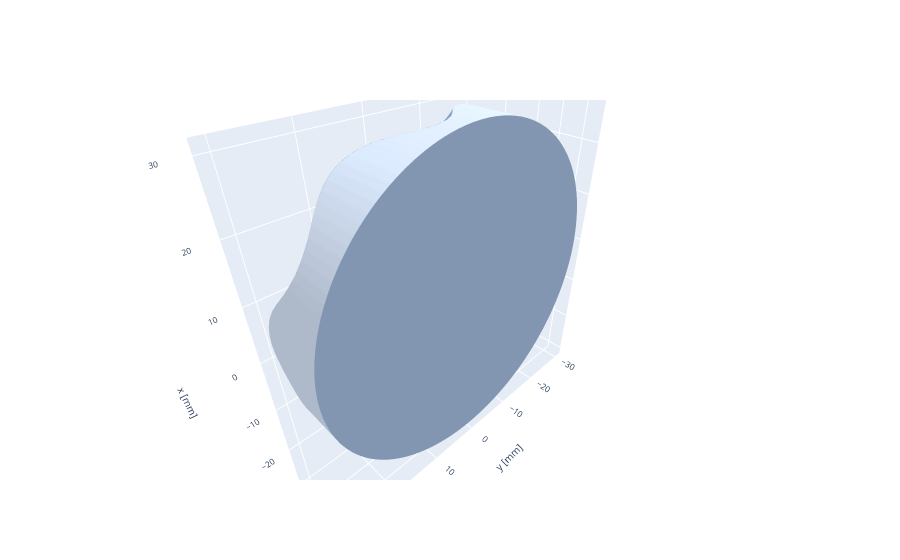

Source (notebook cell):
### Code cell
import torch
import diffinytrace as dit

aperture_half = 30.0
aperture_radius = aperture_half
lens_thickness = 8.0
material = dit.materials["NBK7"]
transform = dit.transforms.Identity()

# degree [p, q] and control net size [n_u, n_v] (example values)
bspline = dit.Bspline(aperture_half, [3, 3], [8, 8])
plane = dit.Plane()

with torch.no_grad():
    bspline.coeff.data = torch.randn_like(bspline.coeff.data) * 3.0

lens = dit.Lens(transform, lens_thickness, bspline, plane,
                       material, aperture_radius)

dit.plotting.system3D.plot(lens, zticks=[0, 5])

### Figure 1 — Plotly figure (JSON) as saved in the notebook; plotly's stock layout.template omitted (floating-point values rounded to 4 significant figures; data arrays with more than 128 entries replaced by an {"elided": "..."} marker saying what was removed)
{"data": [{"colorscale": [[0, "rgb(218, 232, 252)"], [1, "rgb(108, 142, 191)"]], "name": "_0", "showscale": false, "type": "surface", "x": {"elided": "32x32 float values"}, "y": {"elided": "32x32 float values"}, "z": {"elided": "32x32 float values"}}, {"colorscale": [[0, "rgb(218, 232, 252)"], [1, "rgb(108, 142, 191)"]], "name": "_1", "showscale": false, "type": "surface", "x": {"elided": "32x32 float values"}, "y": {"elided": "32x32 float values"}, "z": {"elided": "32x32 float values"}}, {"colorscale": [[0, "rgb(218, 232, 252)"], [1, "rgb(218, 232, 252)"]], "name": "_2", "showscale": false, "type": "surface", "x": {"elided": "128x2 float values"}, "y": {"elided": "128x2 float values"}, "z": {"elided": "128x2 float values"}}], "layout": {"scene": {"aspectmode": "data", "aspectratio": {"x": 1, "y": 1, "z": 1}, "camera": {"up": {"x": 1, "y": 0, "z": 0}}, "xaxis": {"tickfont": {"size": 10}, "title": {"font": {"size": 10}, "text": "x [mm]"}, "visible": true}, "yaxis": {"tickfont": {"size": 10}, "title": {"font": {"size": 10}, "text": "y [mm]"}, "visible": true}, "zaxis": {"tickfont": {"size": 10}, "tickvals": [0, 5], "title": {"font": {"size": 10}, "text": "z [mm]"}, "visible": true}}}}
